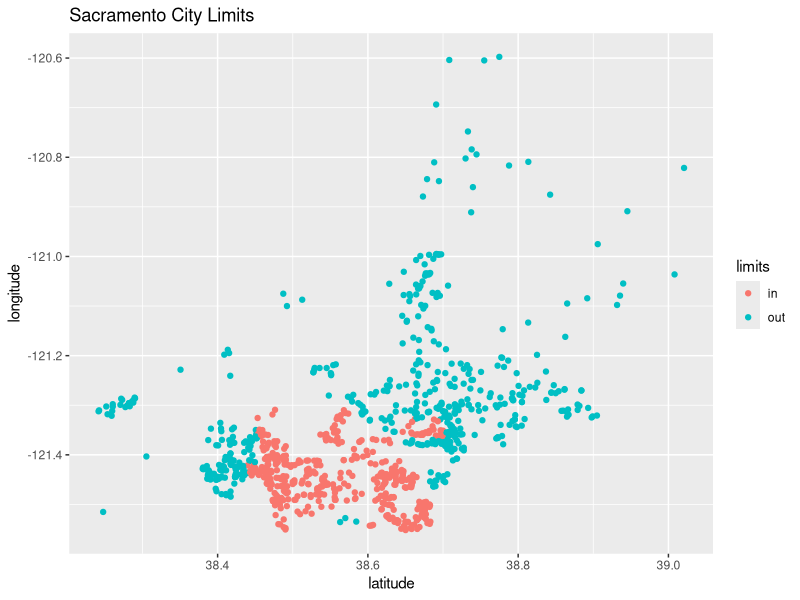
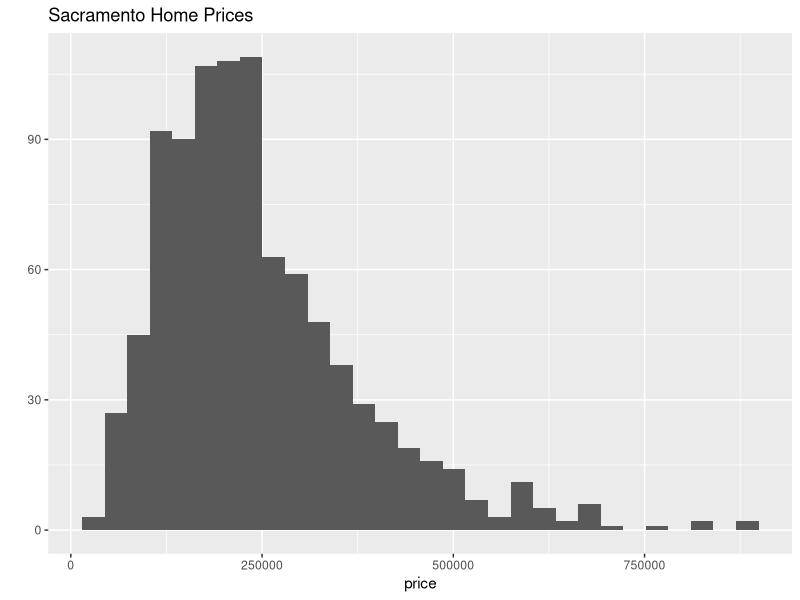
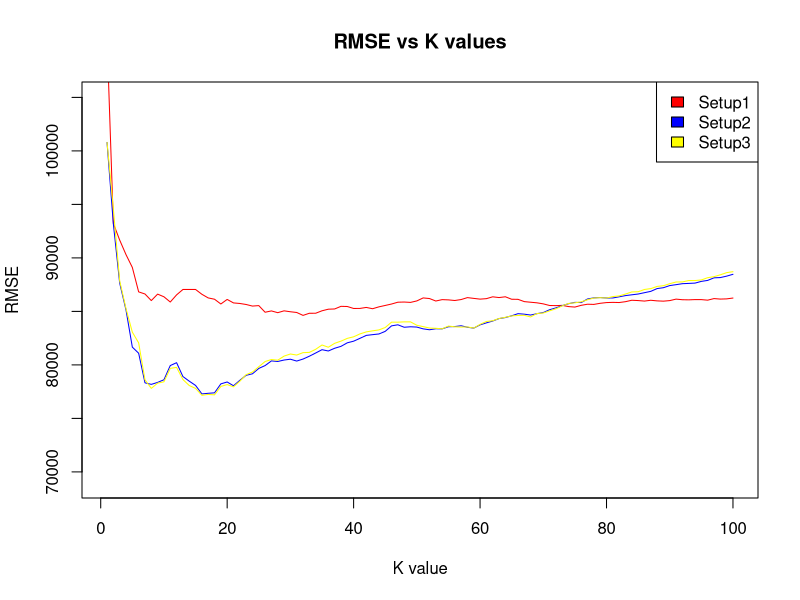
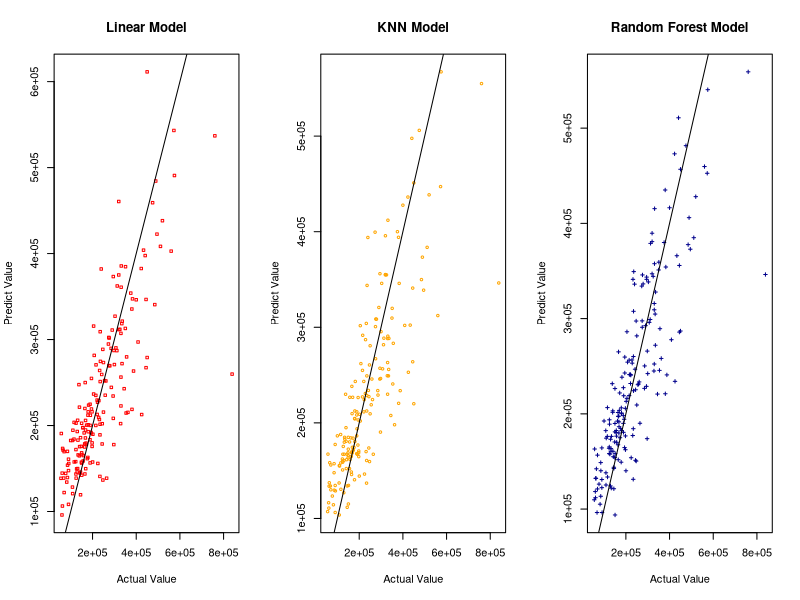
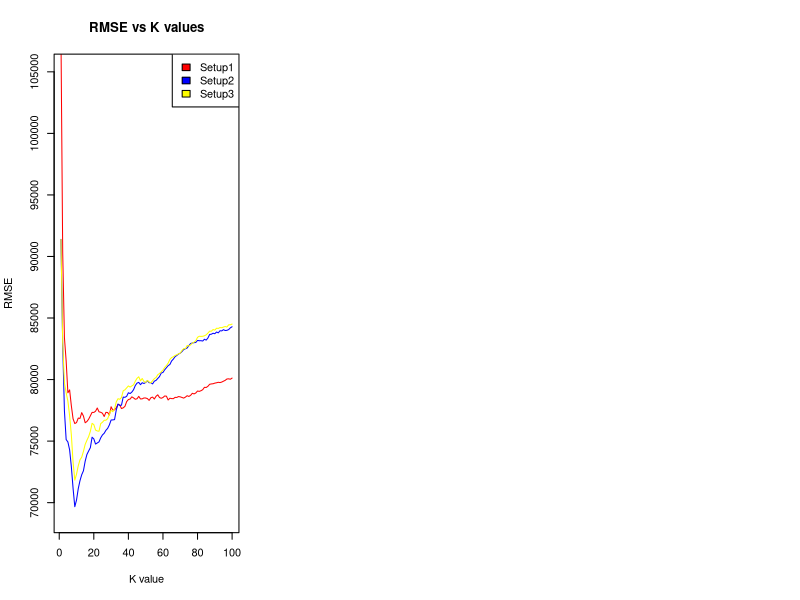

These charts were generated, in order, by the following R code:
## ---- chunk 1
library(caret)
library(randomForest)
library(tidyverse)
library(knitr)
library(kableExtra)
## ---- chunk 2
data(Sacramento)
sac_data = Sacramento
sac_data$limits = factor(ifelse(sac_data$city == "SACRAMENTO", "in", "out"))
sac_data = subset(sac_data, select = -c(city, zip))
## ---- chunk 3
qplot(y = longitude, x = latitude, data = sac_data, 
      col = limits, main = "Sacramento City Limits ")
## ---- chunk 4
qplot(x = price, data = sac_data, main = "Sacramento Home Prices")
## ---- chunk 5
set.seed(42)
sac_trn_idx  = sample(nrow(sac_data), size = trunc(0.80 * nrow(sac_data)))
sac_trn_data = sac_data[sac_trn_idx, ]
sac_tst_data = sac_data[-sac_trn_idx, ]
## ---- chunk 6
calc_lm_rmse = function(mod, data) {
  actual = data$price
  predicted = predict(mod, data)
  sqrt(mean((actual - predicted) ^ 2))
}
rmse = function(trndata,tstdata){
  rmse1 = c()
  rmse2 = c()
  rmse3 = c()
  for (i in 1:100){
    fit1 = knnreg(price ~ .-baths, data = trndata, k = i)
    fit2 = knnreg(price ~ scale(beds) + scale(sqft) + scale(latitude) + scale(longitude) + limits + type, data = trndata, k = i)
    fit3 = knnreg(price ~ scale(beds) + scale(sqft) + scale(latitude) + scale(longitude) + as.numeric(limits) + as.numeric(type), data = trndata, k = i)
    rmse1 = c(rmse1, calc_lm_rmse(fit1,tstdata))
    rmse2 = c(rmse2,calc_lm_rmse(fit2,tstdata))
    rmse3 = c(rmse3,calc_lm_rmse(fit3,tstdata))
  }
  return (list(rmse1,rmse2,rmse3))
}

model_plot = function(rmse){
  plot(unlist(rmse[1]),type = 'l',col = 'red',main = 'RMSE vs K values',ylim = c(69000,105000),xlab = 'K value', ylab = 'RMSE')
  points(unlist(rmse[2]),type = 'l',col = 'blue')
  points(unlist(rmse[3]),type = 'l',col = 'yellow')
  legend('topright',legend = c('Setup1','Setup2','Setup3'),fill = c('red','blue','yellow'))
}
model_plot(rmse(sac_trn_data,sac_tst_data))

## ---- chunk 7
fitlm = lm(price ~ . + sqft:type + type:limits - baths, data = sac_trn_data)
fit_rf = randomForest(price ~ .-baths, data = sac_trn_data)
rmselm = calc_lm_rmse(fitlm,sac_tst_data)
rmserf = calc_lm_rmse(fit_rf,sac_tst_data)
rmse2 = unlist(rmse(sac_trn_data,sac_tst_data)[2])

results = data.frame(Model = c('price ~ scale(beds) + scale(sqft) + scale(latitude) + scale(longitude) + limits + type','price ~ . + sqft:type + type:limits - baths','price ~ .-baths'),Type = c('KNN','Linear Model','Random Forest'),RMSE_test = c(rmse2[which.min(rmse2)],rmselm,rmserf))

kable_styling(kable(results, format = "html", digits = 3), full_width = FALSE)
## ---- chunk 8
par(mfrow=c(1,3))

fit2 = knnreg(price ~ scale(beds) + scale(sqft) + scale(latitude) + scale(longitude) + limits + type, data = sac_trn_data, k = which.min(rmse2))

predictlm = predict(fitlm,sac_tst_data)
predictknn = predict(fit2,sac_tst_data)
predictrf = predict(fit_rf,sac_tst_data)

plot(sac_tst_data$price, predictlm,col = 'red',pch = 0,cex = 0.5, main = 'Linear Model', xlab = 'Actual Value', ylab = 'Predict Value')
abline(0,1)
plot(sac_tst_data$price, predictknn,col = 'orange',pch = 1,cex = .5, main = 'KNN Model', xlab = 'Actual Value', ylab = 'Predict Value')
abline(0,1)
plot(sac_tst_data$price, predictrf,col = 'darkblue',pch = 3,cex = .5, main = 'Random Forest Model', xlab = 'Actual Value', ylab = 'Predict Value')
abline(0,1)

## ---- chunk 9
set.seed(432)
sac_trn_idx_new  = sample(nrow(sac_data), size = trunc(0.80 * nrow(sac_data)))
sac_trn_data_new = sac_data[sac_trn_idx_new, ]
sac_tst_data_new = sac_data[-sac_trn_idx_new, ]
## ---- chunk 10
model_plot(rmse(sac_trn_data_new,sac_tst_data_new))
## ---- chunk 11
which.min(rmse2)
## ---- chunk 12
rmse4 = unlist(rmse(sac_trn_data_new,sac_tst_data_new)[2]) #RMSE from exercise 4
which.min(rmse4)

isTRUE(which.min(rmse4)>which.min(rmse2))  #Compare the lowest RMSE between exercise 4 and exercise 1 (best performance model, k = 9)
